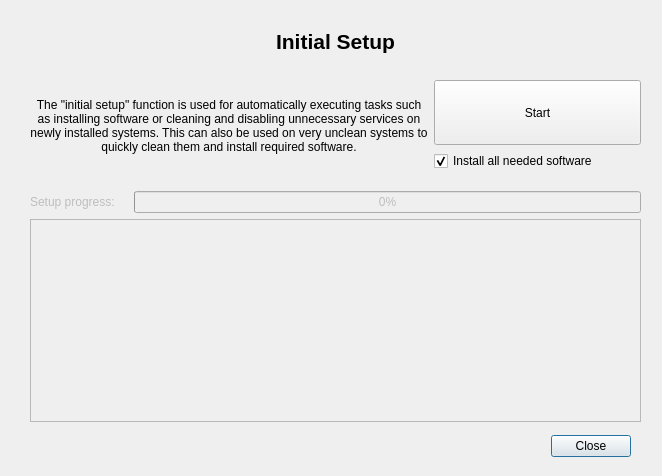
<?xml version="1.0" encoding="UTF-8"?>
<ui version="4.0">
 <class>initial_setup_dialog</class>
 <widget class="QDialog" name="initial_setup_dialog">
  <property name="geometry">
   <rect>
    <x>0</x>
    <y>0</y>
    <width>662</width>
    <height>476</height>
   </rect>
  </property>
  <property name="windowTitle">
   <string>Initial Setup</string>
  </property>
  <property name="modal">
   <bool>true</bool>
  </property>
  <widget class="QDialogButtonBox" name="button_box">
   <property name="geometry">
    <rect>
     <x>540</x>
     <y>430</y>
     <width>91</width>
     <height>32</height>
    </rect>
   </property>
   <property name="autoFillBackground">
    <bool>false</bool>
   </property>
   <property name="orientation">
    <enum>Qt::Horizontal</enum>
   </property>
   <property name="standardButtons">
    <set>QDialogButtonBox::Close</set>
   </property>
  </widget>
  <widget class="QWidget" name="gridLayoutWidget">
   <property name="geometry">
    <rect>
     <x>30</x>
     <y>191</y>
     <width>611</width>
     <height>231</height>
    </rect>
   </property>
   <layout class="QGridLayout" name="gridLayout">
    <item row="0" column="0">
     <widget class="QLabel" name="setup_label">
      <property name="enabled">
       <bool>false</bool>
      </property>
      <property name="text">
       <string>Setup progress:    </string>
      </property>
     </widget>
    </item>
    <item row="1" column="0" colspan="2">
     <widget class="QTextBrowser" name="setup_log">
      <property name="enabled">
       <bool>false</bool>
      </property>
     </widget>
    </item>
    <item row="0" column="1">
     <widget class="QProgressBar" name="progress_bar">
      <property name="enabled">
       <bool>false</bool>
      </property>
      <property name="value">
       <number>0</number>
      </property>
     </widget>
    </item>
   </layout>
  </widget>
  <widget class="QWidget" name="gridLayoutWidget_2">
   <property name="geometry">
    <rect>
     <x>30</x>
     <y>9</y>
     <width>611</width>
     <height>162</height>
    </rect>
   </property>
   <layout class="QGridLayout" name="gridLayout_3">
    <item row="0" column="0" colspan="2">
     <widget class="QLabel" name="title_label">
      <property name="font">
       <font>
        <pointsize>16</pointsize>
        <weight>75</weight>
        <bold>true</bold>
       </font>
      </property>
      <property name="text">
       <string>Initial Setup</string>
      </property>
      <property name="alignment">
       <set>Qt::AlignCenter</set>
      </property>
     </widget>
    </item>
    <item row="1" column="1">
     <layout class="QVBoxLayout" name="verticalLayout" stretch="0">
      <property name="sizeConstraint">
       <enum>QLayout::SetDefaultConstraint</enum>
      </property>
      <property name="leftMargin">
       <number>0</number>
      </property>
      <item>
       <widget class="QToolButton" name="start_button">
        <property name="sizePolicy">
         <sizepolicy hsizetype="Preferred" vsizetype="Preferred">
          <horstretch>0</horstretch>
          <verstretch>0</verstretch>
         </sizepolicy>
        </property>
        <property name="text">
         <string>Start</string>
        </property>
       </widget>
      </item>
     </layout>
    </item>
    <item row="2" column="1">
     <widget class="QCheckBox" name="install_check_box">
      <property name="text">
       <string>Install all needed software</string>
      </property>
      <property name="checked">
       <bool>true</bool>
      </property>
     </widget>
    </item>
    <item row="1" column="0" rowspan="2">
     <widget class="QLabel" name="description_label">
      <property name="sizePolicy">
       <sizepolicy hsizetype="Minimum" vsizetype="Minimum">
        <horstretch>0</horstretch>
        <verstretch>0</verstretch>
       </sizepolicy>
      </property>
      <property name="minimumSize">
       <size>
        <width>0</width>
        <height>0</height>
       </size>
      </property>
      <property name="maximumSize">
       <size>
        <width>400</width>
        <height>100</height>
       </size>
      </property>
      <property name="text">
       <string>The &quot;initial setup&quot; function is used for automatically executing tasks such as installing software or cleaning and disabling unnecessary services on newly installed systems. This can also be used on very unclean systems to quickly clean them and install required software.</string>
      </property>
      <property name="alignment">
       <set>Qt::AlignCenter</set>
      </property>
      <property name="wordWrap">
       <bool>true</bool>
      </property>
     </widget>
    </item>
   </layout>
  </widget>
 </widget>
 <resources/>
 <connections>
  <connection>
   <sender>button_box</sender>
   <signal>accepted()</signal>
   <receiver>initial_setup_dialog</receiver>
   <slot>accept()</slot>
   <hints>
    <hint type="sourcelabel">
     <x>500</x>
     <y>430</y>
    </hint>
    <hint type="destinationlabel">
     <x>157</x>
     <y>274</y>
    </hint>
   </hints>
  </connection>
  <connection>
   <sender>button_box</sender>
   <signal>rejected()</signal>
   <receiver>initial_setup_dialog</receiver>
   <slot>reject()</slot>
   <hints>
    <hint type="sourcelabel">
     <x>566</x>
     <y>430</y>
    </hint>
    <hint type="destinationlabel">
     <x>286</x>
     <y>274</y>
    </hint>
   </hints>
  </connection>
  <connection>
   <sender>start_button</sender>
   <signal>clicked()</signal>
   <receiver>setup_log</receiver>
   <slot>clear()</slot>
   <hints>
    <hint type="sourcelabel">
     <x>512</x>
     <y>51</y>
    </hint>
    <hint type="destinationlabel">
     <x>512</x>
     <y>282</y>
    </hint>
   </hints>
  </connection>
  <connection>
   <sender>start_button</sender>
   <signal>clicked()</signal>
   <receiver>initial_setup_dialog</receiver>
   <slot>initial_setup()</slot>
   <hints>
    <hint type="sourcelabel">
     <x>401</x>
     <y>54</y>
    </hint>
    <hint type="destinationlabel">
     <x>326</x>
     <y>46</y>
    </hint>
   </hints>
  </connection>
 </connections>
 <slots>
  <slot>initial_setup()</slot>
 </slots>
</ui>
